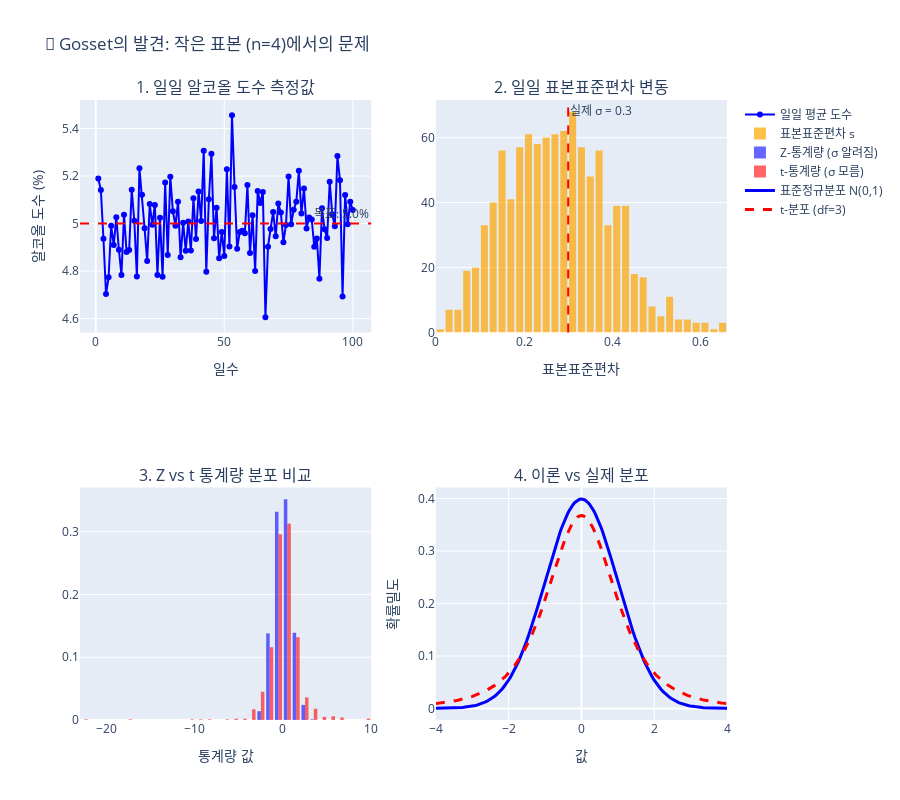

This figure's notebook cell:
### Markdown cell above
## 🧪 1. Gosset의 문제: 작은 표본의 딜레마

### 🏭 기네스 양조장의 현실

Gosset이 직면한 현실적 제약들:

1. **비용 문제** 💰
   - 맥주 한 병을 검사하면 판매할 수 없음
   - 많은 샘플 = 큰 손실

2. **시간 제약** ⏰
   - 화학 분석에는 시간이 오래 걸림
   - 하루에 3-4개 샘플이 한계

3. **알려지지 않은 σ** ❓
   - 새로운 배치마다 품질이 다름
   - 과거 데이터로부터 σ를 정확히 알 수 없음

### 🤔 핵심 질문

> **σ 대신 s(표본표준편차)를 사용하면 어떻게 될까?**

$$Z = \frac{\bar{X} - \mu}{\sigma/\sqrt{n}} \quad \text{vs} \quad T = \frac{\bar{X} - \mu}{s/\sqrt{n}}$$

좌측은 **알려진 σ** (완벽한 세상), 우측은 **추정된 s** (현실 세상)

### 📊 t-통계량이란?

**t-통계량**은 단순히 **계산 방법**입니다:
- Z-통계량에서 **σ 대신 s(표본표준편차)**를 사용한 것
- 공식: $t = \frac{\bar{X} - \mu_0}{s/\sqrt{n}}$

**⚠️ 중요한 구분:**
- **t-통계량**: 계산 방식 (σ → s로 바꾼 것)
- **t-분포**: 그 t-통계량들이 실제로 따르는 수학적 분포

즉, t-통계량을 계산하는 것과 t-분포는 **별개의 개념**입니다!
- 계산은 간단하지만, 그 결과가 어떤 분포를 따르는지는 별도의 수학적 발견이었습니다.

### Code cell
# 🍺 기네스 맥주 품질 검사 시뮬레이션
def guinness_quality_simulation(n_samples=4, true_alcohol=5.0, true_std=0.3, n_days=1000):
    """기네스 양조장의 일일 품질 검사 시뮬레이션"""
    
    np.random.seed(42)
    
    daily_means = []
    daily_stds = []
    z_statistics = []  # σ를 알 때
    t_statistics = []  # σ를 모를 때 (s 사용)
    
    print(f"🍺 기네스 양조장 품질 검사 시뮬레이션")
    print(f"📊 실제 알코올 도수: {true_alcohol}% (표준편차: {true_std}%)")
    print(f"🔬 일일 검사 샘플 수: {n_samples}개")
    print(f"📅 시뮬레이션 기간: {n_days}일")
    print("")
    
    for day in tqdm(range(n_days), desc="품질 검사 진행 중"):
        # 하루치 맥주 샘플 검사
        daily_samples = np.random.normal(true_alcohol, true_std, n_samples)
        
        daily_mean = np.mean(daily_samples)
        daily_std = np.std(daily_samples, ddof=1)  # 표본표준편차
        
        daily_means.append(daily_mean)
        daily_stds.append(daily_std)
        
        # Z-통계량 (σ=0.3 알려진 경우)
        z_stat = (daily_mean - true_alcohol) / (true_std / np.sqrt(n_samples))
        z_statistics.append(z_stat)
        
        # t-통계량 (s 사용하는 경우)
        if daily_std > 0:  # 0으로 나누기 방지
            t_stat = (daily_mean - true_alcohol) / (daily_std / np.sqrt(n_samples))
            t_statistics.append(t_stat)
    
    return {
        'daily_means': daily_means,
        'daily_stds': daily_stds,
        'z_statistics': z_statistics,
        't_statistics': t_statistics,
        'n_samples': n_samples,
        'true_alcohol': true_alcohol,
        'true_std': true_std
    }

def visualize_gosset_discovery(simulation_data):
    """Gosset의 발견을 시각화"""
    
    fig = make_subplots(
        rows=2, cols=2,
        subplot_titles=[
            '1. 일일 알코올 도수 측정값',
            '2. 일일 표본표준편차 변동',
            '3. Z vs t 통계량 분포 비교',
            '4. 이론 vs 실제 분포'
        ],
        specs=[[
            {'type': 'scatter'}, {'type': 'histogram'}
        ], [
            {'type': 'histogram'}, {'type': 'scatter'}
        ]]
    )
    
    # 1. 일일 측정값 시계열
    days = list(range(1, len(simulation_data['daily_means']) + 1))
    fig.add_trace(
        go.Scatter(
            x=days[:100],  # 처음 100일만 표시
            y=simulation_data['daily_means'][:100],
            mode='lines+markers',
            name='일일 평균 도수',
            line=dict(color='blue')
        ),
        row=1, col=1
    )
    
    # 목표 알코올 도수 선
    fig.add_hline(
        y=simulation_data['true_alcohol'],
        line_dash="dash",
        line_color="red",
        annotation_text=f"목표: {simulation_data['true_alcohol']}%",
        row=1, col=1
    )
    
    # 2. 표본표준편차 히스토그램
    fig.add_trace(
        go.Histogram(
            x=simulation_data['daily_stds'],
            nbinsx=50,
            name='표본표준편차 s',
            marker_color='orange',
            opacity=0.7
        ),
        row=1, col=2
    )
    
    # 실제 σ 선
    fig.add_vline(
        x=simulation_data['true_std'],
        line_dash="dash",
        line_color="red",
        annotation_text=f"실제 σ = {simulation_data['true_std']}",
        row=1, col=2
    )
    
    # 3. Z vs t 통계량 비교
    fig.add_trace(
        go.Histogram(
            x=simulation_data['z_statistics'],
            nbinsx=50,
            name='Z-통계량 (σ 알려짐)',
            marker_color='blue',
            opacity=0.6,
            histnorm='probability density'
        ),
        row=2, col=1
    )
    
    fig.add_trace(
        go.Histogram(
            x=simulation_data['t_statistics'],
            nbinsx=50,
            name='t-통계량 (σ 모름)',
            marker_color='red',
            opacity=0.6,
            histnorm='probability density'
        ),
        row=2, col=1
    )
    
    # 4. 이론적 분포 곡선
    x_range = np.linspace(-4, 4, 200)
    
    # 표준정규분포 (Z)
    y_normal = stats.norm.pdf(x_range, 0, 1)
    fig.add_trace(
        go.Scatter(
            x=x_range,
            y=y_normal,
            mode='lines',
            name='표준정규분포 N(0,1)',
            line=dict(color='blue', width=3)
        ),
        row=2, col=2
    )
    
    # t-분포 (자유도 = n-1)
    df = simulation_data['n_samples'] - 1
    y_t = stats.t.pdf(x_range, df)
    fig.add_trace(
        go.Scatter(
            x=x_range,
            y=y_t,
            mode='lines',
            name=f't-분포 (df={df})',
            line=dict(color='red', width=3, dash='dash')
        ),
        row=2, col=2
    )
    
    # 레이아웃 업데이트
    fig.update_layout(
        title=f'🍺 Gosset의 발견: 작은 표본 (n={simulation_data["n_samples"]})에서의 문제',
        height=800,
        showlegend=True
    )
    
    # 축 레이블
    fig.update_xaxes(title_text="일수", row=1, col=1)
    fig.update_yaxes(title_text="알코올 도수 (%)", row=1, col=1)
    fig.update_xaxes(title_text="표본표준편차", row=1, col=2)
    fig.update_xaxes(title_text="통계량 값", row=2, col=1)
    fig.update_xaxes(title_text="값", row=2, col=2)
    fig.update_yaxes(title_text="확률밀도", row=2, col=2)
    
    return fig

# 기네스 품질 검사 시뮬레이션 실행
guinness_data = guinness_quality_simulation(n_samples=4, n_days=1000)
fig = visualize_gosset_discovery(guinness_data)
fig.show()

# 통계 요약
z_stats = guinness_data['z_statistics']
t_stats = guinness_data['t_statistics']

print(f"""
🔍 Gosset의 관찰 결과:

📊 Z-통계량 (σ 알려진 경우):
   평균: {np.mean(z_stats):.3f} (이론값: 0.000)
   표준편차: {np.std(z_stats):.3f} (이론값: 1.000)

📊 t-통계량 (σ 모르는 경우):
   평균: {np.mean(t_stats):.3f} (이론값: 0.000)
   표준편차: {np.std(t_stats):.3f} (이론값: {np.sqrt(3/(4-2)):.3f} for df=3)

🎯 핵심 발견:
   💡 t-통계량이 Z-통계량보다 더 넓게 퍼져있다!
   💡 이는 s를 사용함으로써 생기는 추가적인 불확실성 때문이다
   💡 표본 크기가 작을수록 이 차이가 더 크다
   
📈 표본표준편차 변동성:
   💡 실제 σ = {guinness_data['true_std']}, 평균 s = {np.mean(guinness_data['daily_stds']):.3f}
   💡 s의 표준편차 = {np.std(guinness_data['daily_stds']):.3f} (날마다 이만큼 변동!)

📊 4번 그래프 해석:
   💡 파란 실선: Z-통계량이 따라야 하는 이론적 표준정규분포 N(0,1)
   💡 빨간 점선: t-통계량이 따라야 하는 이론적 t-분포 (df=3)
   💡 t-분포가 표준정규분포보다 더 넓고 꼬리가 두꺼움을 확인!
   💡 3번의 실제 시뮬레이션 결과와 4번의 이론적 분포가 일치함을 보여줌
""")

### Figure 1 — Plotly figure (JSON) as saved in the notebook; plotly's stock layout.template omitted (floating-point values rounded to 4 significant figures; data arrays with more than 128 entries replaced by an {"elided": "..."} marker saying what was removed)
{"data": [{"line": {"color": "blue"}, "mode": "lines+markers", "name": "일일 평균 도수", "type": "scatter", "x": [1, 2, 3, 4, 5, 6, 7, 8, 9, 10, 11, 12, 13, 14, 15, 16, 17, 18, 19, 20, 21, 22, 23, 24, 25, 26, 27, 28, 29, 30, 31, 32, 33, 34, 35, 36, 37, 38, 39, 40, 41, 42, 43, 44, 45, 46, 47, 48, 49, 50, 51, 52, 53, 54, 55, 56, 57, 58, 59, 60, 61, 62, 63, 64, 65, 66, 67, 68, 69, 70, 71, 72, 73, 74, 75, 76, 77, 78, 79, 80, 81, 82, 83, 84, 85, 86, 87, 88, 89, 90, 91, 92, 93, 94, 95, 96, 97, 98, 99, 100], "xaxis": "x", "y": [5.19, 5.141, 4.936, 4.703, 4.774, 4.991, 4.909, 5.027, 4.89, 4.784, 5.037, 4.88, 4.889, 5.142, 5.012, 4.777, 5.233, 5.121, 4.98, 4.842, 5.082, 4.995, 5.079, 4.784, 5.025, 4.776, 5.173, 4.868, 5.197, 5.052, 4.991, 5.092, 4.859, 5.003, 4.886, 5.008, 4.886, 5.106, 4.935, 5.135, 5.011, 5.307, 4.797, 5.103, 5.294, 4.939, 5.067, 4.854, 4.965, 4.864, 5.229, 4.903, 5.456, 5.154, 4.894, 4.964, 4.97, 4.959, 5.163, 4.876, 5.035, 4.8, 5.137, 5.086, 5.133, 4.606, 4.903, 4.977, 5.049, 4.946, 5.084, 5.046, 4.922, 4.994, 5.199, 4.998, 5.059, 5.092, 5.222, 5.042, 5.147, 4.98, 5.026, 5.017, 4.903, 4.937, 4.768, 5.064, 4.976, 4.939, 5.176, 5.039, 4.989, 5.285, 5.183, 4.693, 5.121, 4.998, 5.092, 5.057], "yaxis": "y"}, {"marker": {"color": "orange"}, "name": "표본표준편차 s", "nbinsx": 50, "opacity": 0.7, "type": "histogram", "x": {"elided": "1000 float values"}, "xaxis": "x2", "yaxis": "y2"}, {"histnorm": "probability density", "marker": {"color": "blue"}, "name": "Z-통계량 (σ 알려짐)", "nbinsx": 50, "opacity": 0.6, "type": "histogram", "x": {"elided": "1000 float values"}, "xaxis": "x3", "yaxis": "y3"}, {"histnorm": "probability density", "marker": {"color": "red"}, "name": "t-통계량 (σ 모름)", "nbinsx": 50, "opacity": 0.6, "type": "histogram", "x": {"elided": "1000 float values"}, "xaxis": "x3", "yaxis": "y3"}, {"line": {"color": "blue", "width": 3}, "mode": "lines", "name": "표준정규분포 N(0,1)", "type": "scatter", "x": {"elided": "200 float values"}, "xaxis": "x4", "y": {"elided": "200 float values"}, "yaxis": "y4"}, {"line": {"color": "red", "dash": "dash", "width": 3}, "mode": "lines", "name": "t-분포 (df=3)", "type": "scatter", "x": {"elided": "200 float values"}, "xaxis": "x4", "y": {"elided": "200 float values"}, "yaxis": "y4"}], "layout": {"annotations": [{"font": {"size": 16}, "showarrow": false, "text": "1. 일일 알코올 도수 측정값", "x": 0.225, "xanchor": "center", "xref": "paper", "y": 1, "yanchor": "bottom", "yref": "paper"}, {"font": {"size": 16}, "showarrow": false, "text": "2. 일일 표본표준편차 변동", "x": 0.775, "xanchor": "center", "xref": "paper", "y": 1, "yanchor": "bottom", "yref": "paper"}, {"font": {"size": 16}, "showarrow": false, "text": "3. Z vs t 통계량 분포 비교", "x": 0.225, "xanchor": "center", "xref": "paper", "y": 0.375, "yanchor": "bottom", "yref": "paper"}, {"font": {"size": 16}, "showarrow": false, "text": "4. 이론 vs 실제 분포", "x": 0.775, "xanchor": "center", "xref": "paper", "y": 0.375, "yanchor": "bottom", "yref": "paper"}, {"showarrow": false, "text": "목표: 5.0%", "x": 1, "xanchor": "right", "xref": "x domain", "y": 5, "yanchor": "bottom", "yref": "y"}, {"showarrow": false, "text": "실제 σ = 0.3", "x": 0.3, "xanchor": "left", "xref": "x2", "y": 1, "yanchor": "top", "yref": "y2 domain"}], "height": 800, "shapes": [{"line": {"color": "red", "dash": "dash"}, "type": "line", "x0": 0, "x1": 1, "xref": "x domain", "y0": 5, "y1": 5, "yref": "y"}, {"line": {"color": "red", "dash": "dash"}, "type": "line", "x0": 0.3, "x1": 0.3, "xref": "x2", "y0": 0, "y1": 1, "yref": "y2 domain"}], "showlegend": true, "title": {"text": "🍺 Gosset의 발견: 작은 표본 (n=4)에서의 문제"}, "xaxis": {"anchor": "y", "domain": [0, 0.45], "title": {"text": "일수"}}, "xaxis2": {"anchor": "y2", "domain": [0.55, 1], "title": {"text": "표본표준편차"}}, "xaxis3": {"anchor": "y3", "domain": [0, 0.45], "title": {"text": "통계량 값"}}, "xaxis4": {"anchor": "y4", "domain": [0.55, 1], "title": {"text": "값"}}, "yaxis": {"anchor": "x", "domain": [0.625, 1], "title": {"text": "알코올 도수 (%)"}}, "yaxis2": {"anchor": "x2", "domain": [0.625, 1]}, "yaxis3": {"anchor": "x3", "domain": [0, 0.375]}, "yaxis4": {"anchor": "x4", "domain": [0, 0.375], "title": {"text": "확률밀도"}}}}
